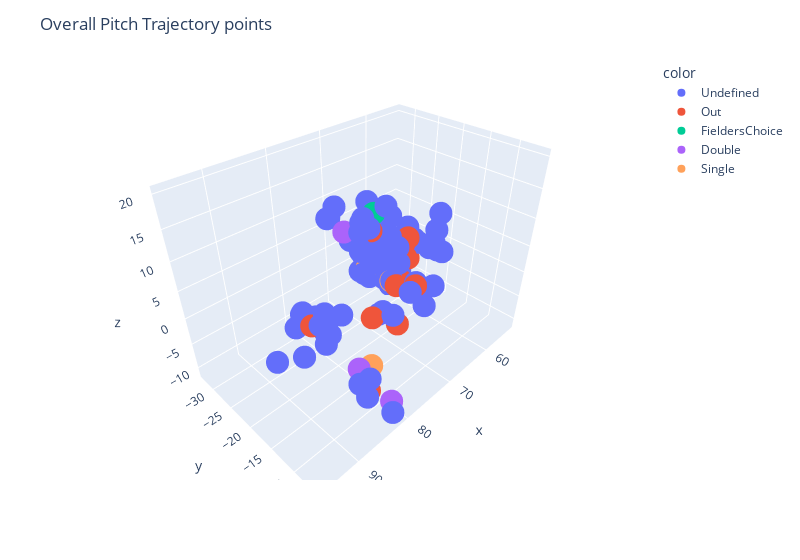

Notebook cell for this chart:
### Code cell
fig = px.scatter_3d(
    x = poly_df['x'],
    y = poly_df['y'],
    z = poly_df['z'],
    color = poly_df['PlayResult']
)

fig.update_layout(
    title = 'Overall Pitch Trajectory points', 
    width = 800
)
fig.show()

### Figure 1 — Plotly figure (JSON) as saved in the notebook; plotly's stock layout.template omitted (floating-point values rounded to 4 significant figures)
{"data": [{"hovertemplate": "color=Undefined<br>x=%{x}<br>y=%{y}<br>z=%{z}<extra></extra>", "legendgroup": "Undefined", "marker": {"color": "#636efa", "symbol": "circle"}, "mode": "markers", "name": "Undefined", "scene": "scene", "showlegend": true, "type": "scatter3d", "x": [60.43, 92.01, 92.78, 65.67, 95.72, 90.91, 74.04, 90.72, 87.74, 89.32, 73.47, 68.31, 62.44, 90.89, 87.88, 74.7, 89.5, 66.21, 90.4, 90.23, 75.07, 90.29, 90.24, 68.6, 62.57, 82.2, 73.07, 84.2, 59.54, 83.1, 83.19, 76.68, 60.65, 81.77, 81.53, 73.79, 80.99, 58.16, 82.38, 61.63, 83.39, 57.38, 67.67, 63.93, 67.96, 82.21, 71.26, 82.45, 67.37, 84.44, 82.85, 67.58, 63.65, 62.79, 54.91, 73.67, 66.72, 74.94, 66.61, 76.13, 56.08, 56.8, 79.89, 75.86, 56.69, 78.07, 68.16, 53.24, 76.49, 77.31, 67.05, 55.56, 81.25, 80.83, 56.15, 75.33, 71.67, 68.16, 55.37], "y": [-32.84, -8.922, -11.32, -29.59, -12.63, -9.136, -15.84, -15.39, -13.83, -15.93, -15.57, -22.78, -28.38, -13.51, -9.954, -17.42, -11.24, -28.09, -10.03, -11.89, -12.44, -9.334, -10.25, -24.35, -24.9, -17.1, -20.56, -10.59, -27.64, -11.39, -11.14, -16.55, -25.18, -13.01, -19.36, -16.25, -19.61, -26.56, -14.14, -25.55, -11.25, -29.99, -26.77, -26.75, -25.04, -10.74, -19.49, -6.005, -25.88, -10.53, -10.6, -21.84, -25.68, -15.12, -28.43, -10.07, -12.36, -15.73, -13.9, -8.52, -26.89, -24.33, -14.23, -12.06, -27.91, -14.16, -18.53, -29.55, -12.36, -8.39, -12.78, -24.68, -7.756, -9.896, -20.34, -7.452, -8.924, -10.48, -25.79], "z": [-7.2, 11.11, 5.103, -5.125, 5.419, 10.05, 9.311, 5.844, 5.351, 6.858, 11.58, -0.3075, -2.543, 9.518, 9.497, 10.75, 7.072, -4.353, 6.446, 9.472, 9.475, 8.315, 10.92, -2.213, -4.618, 18.94, 15.03, 18.94, -10.47, 15.65, 20.11, 13.87, -4.971, 14.18, 16.13, 16.2, 15.94, -7.059, 15.54, -4.393, 19.6, 2.799, 0.565, 1.433, -0.0583, -6.314, -6.003, -9.285, 1.206, -5.485, -9.524, -1.825, 4.886, 11.27, -3.202, 5.654, 7.788, 7.497, 7.432, 8.824, 1.23, -0.3954, 9.29, 12.53, -1.56, 11.19, 5.783, -6.255, 7.318, 7.932, 9.014, -1.312, 6.801, 5.893, 3.392, 5.111, 5.7, 9.017, -1.142]}, {"hovertemplate": "color=Out<br>x=%{x}<br>y=%{y}<br>z=%{z}<extra></extra>", "legendgroup": "Out", "marker": {"color": "#EF553B", "symbol": "circle"}, "mode": "markers", "name": "Out", "scene": "scene", "showlegend": true, "type": "scatter3d", "x": [75.16, 91.06, 80.82, 74.52, 67.79, 57.49, 60.06, 76.46, 71.5, 79.89, 76.66, 82.92], "y": [-17.67, -11.7, -12.21, -12.3, -17.08, -25.25, -24.36, -8.275, -14.24, -8.12, -11.38, -9.753], "z": [12.36, 8.7, -11.08, 6.253, 8.285, -4.117, 0.4095, 8.609, 7.844, 4.275, 7.081, 6.175]}, {"hovertemplate": "color=FieldersChoice<br>x=%{x}<br>y=%{y}<br>z=%{z}<extra></extra>", "legendgroup": "FieldersChoice", "marker": {"color": "#00cc96", "symbol": "circle"}, "mode": "markers", "name": "FieldersChoice", "scene": "scene", "showlegend": true, "type": "scatter3d", "x": [71.65, 73.62], "y": [-16.32, -18.68], "z": [8.185, 14.1]}, {"hovertemplate": "color=Double<br>x=%{x}<br>y=%{y}<br>z=%{z}<extra></extra>", "legendgroup": "Double", "marker": {"color": "#ab63fa", "symbol": "circle"}, "mode": "markers", "name": "Double", "scene": "scene", "showlegend": true, "type": "scatter3d", "x": [83.31, 81.31, 81.0], "y": [-14.22, -13.89, -7.561], "z": [17.08, -7.279, -9.418]}, {"hovertemplate": "color=Single<br>x=%{x}<br>y=%{y}<br>z=%{z}<extra></extra>", "legendgroup": "Single", "marker": {"color": "#FFA15A", "symbol": "circle"}, "mode": "markers", "name": "Single", "scene": "scene", "showlegend": true, "type": "scatter3d", "x": [69.75, 78.64, 75.59], "y": [-23.66, -13.91, -13.29], "z": [0.6759, -8.516, 6.313]}], "layout": {"legend": {"title": {"text": "color"}, "tracegroupgap": 0}, "margin": {"t": 60}, "scene": {"domain": {"x": [0, 1], "y": [0, 1]}, "xaxis": {"title": {"text": "x"}}, "yaxis": {"title": {"text": "y"}}, "zaxis": {"title": {"text": "z"}}}, "title": {"text": "Overall Pitch Trajectory points"}, "width": 800}}
